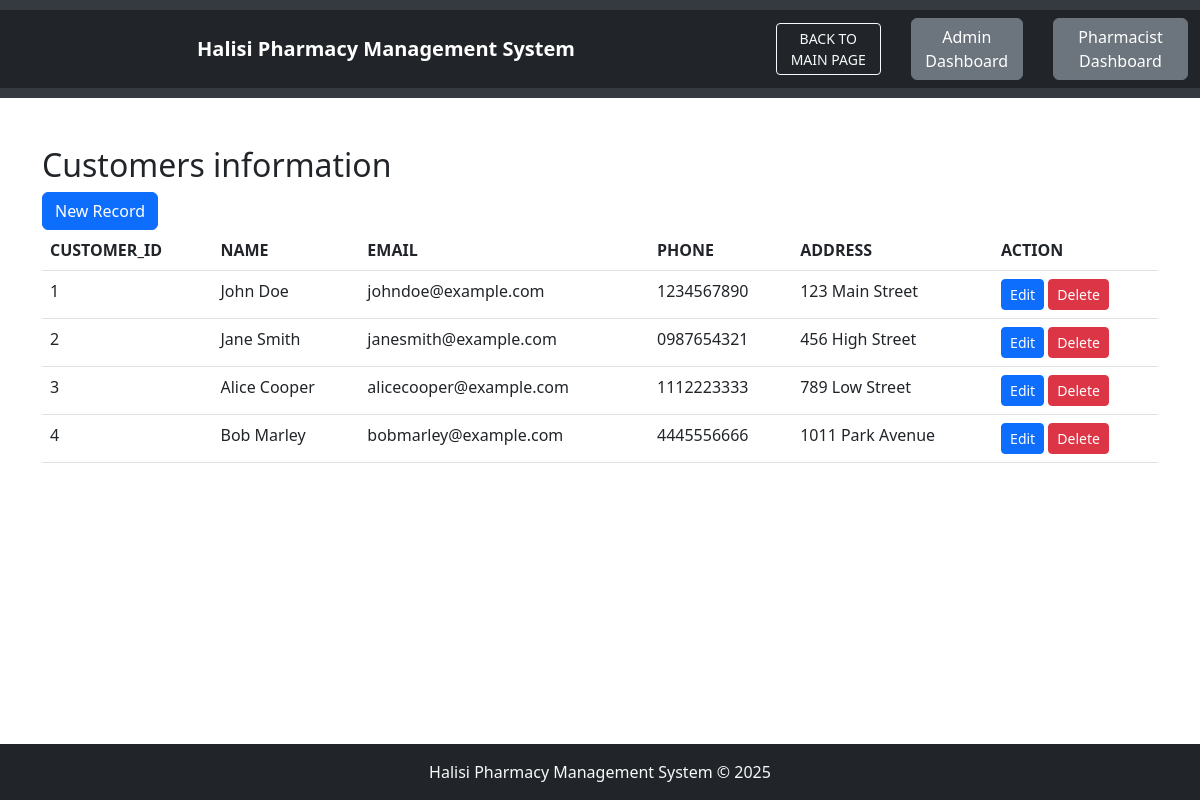
Screenshot of /customers_management/customers.php with the database file from the repository.
### tables this page shows
CREATE TABLE `customers` (
  `customer_id` int(11) NOT NULL,
  `name` varchar(100) NOT NULL,
  `email` varchar(100) DEFAULT NULL,
  `phone` varchar(20) DEFAULT NULL,
  `address` text DEFAULT NULL
);

### customers_management/customers.php (the view, shortened to what this page needs)
<!DOCTYPE html>
<html lang="en">
<head>
    <?php
    include 'header.php';
    ?>
    <link rel="stylesheet" href="/PHARMACY/bootstrap-5.2.3-dist/css/bootstrap.min.css">
</head>
<body>
    <div class="container my-5">
        <h2>Customers information</h2>
        <a class="btn btn-primary" href="/PHARMACY/customers_management/create.php" role="button">New Record</a>
        <br>
        <table class="table">
            <thead>
                <tr>
                    <th>CUSTOMER_ID</th>
                    <th>NAME</th>
                    <th>EMAIL</th>
                    <th>PHONE</th>
                    <th>ADDRESS</th>
                    <th>ACTION</th>
                </tr>
            </thead>
            <tbody>
                <?php
                $servername = "localhost";
                $username = "root";
                $password = "";
                $dbname = "HALISI_PHARMACY_MGT_SYS";
                $conn = new mysqli($servername, $username, $password, $dbname);
                $sql = "SELECT * FROM customers";
                $result = $conn->query($sql);
                while($row = $result->fetch_assoc()) {
                    echo "
                    <tr>
                    <td>$row[customer_id]</td>
                    <td>$row[name]</td>
                    <td>$row[email]</td>
                    <td>$row[phone]</td>
                    <td>$row[address]</td>
                    <td>
                    <a class='btn btn-primary btn-sm' href='/PHARMACY/customers_management/edit.php?customer_id=$row[customer_id]'>Edit</a>
                    <a class='btn btn-danger btn-sm' href='/PHARMACY/customers_management/delete.php?customer_id=$row[customer_id]'>Delete</a>
                    </td>
                </tr>
                    ";
                }
                ?>
            </tbody>
        </table>
    </div>
</body>
<?php include 'footer.php'; ?>
</html>

### customers_management/footer.php (style rules this page uses)
body { display: flex; flex-direction: column; min-height: 100vh; margin: 0; }

### rows the page displays
customers: customer_id "1", name "John Doe", email "johndoe@example.com", phone "1234567890", address "123 Main Street"
customers: customer_id "2", name "Jane Smith", email "janesmith@example.com", phone "0987654321", address "456 High Street"
customers: customer_id "3", name "Alice Cooper", email "alicecooper@example.com", phone "1112223333", address "789 Low Street"
customers: customer_id "4", name "Bob Marley", email "bobmarley@example.com", phone "4445556666", address "1011 Park Avenue"
